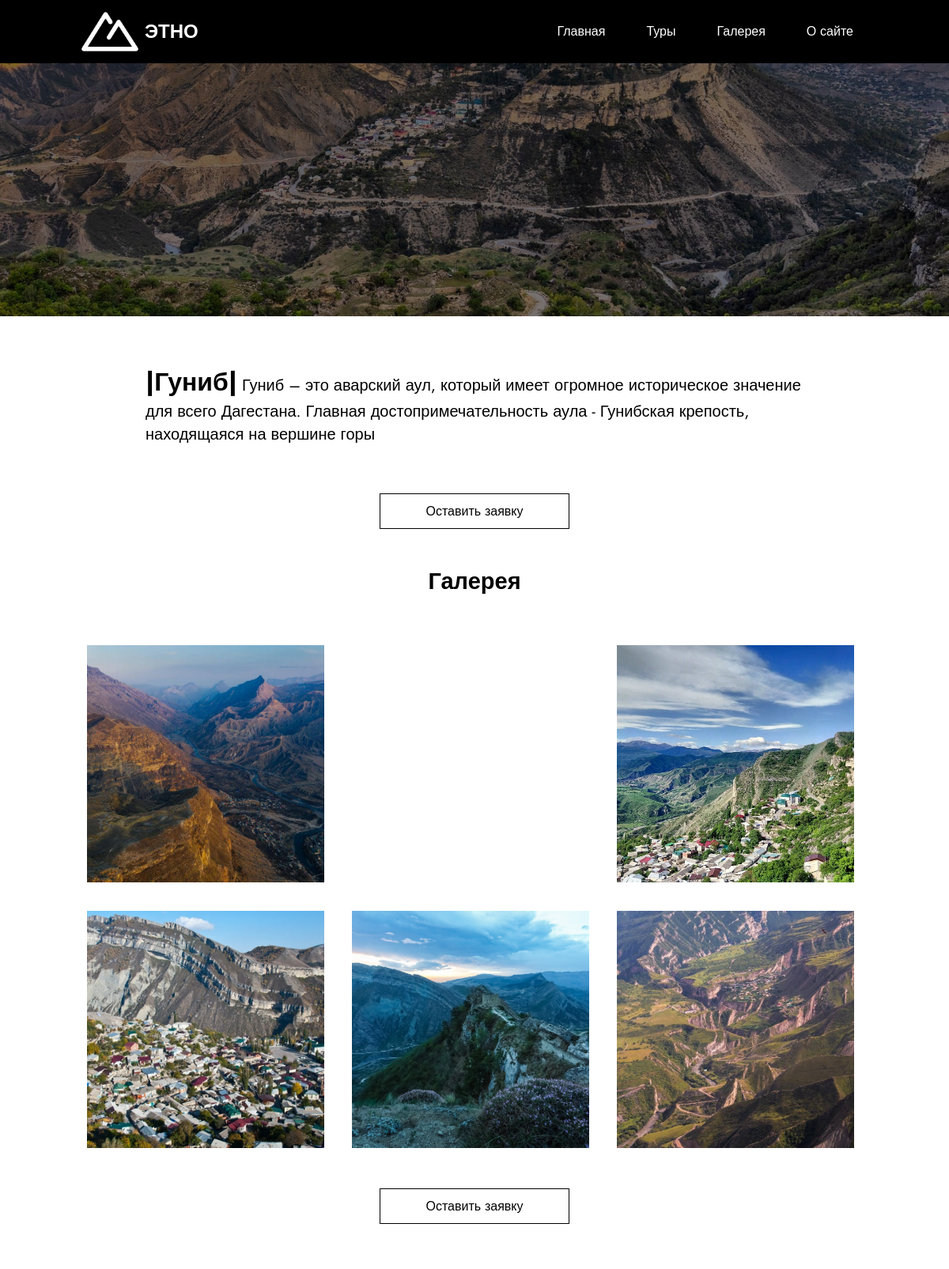
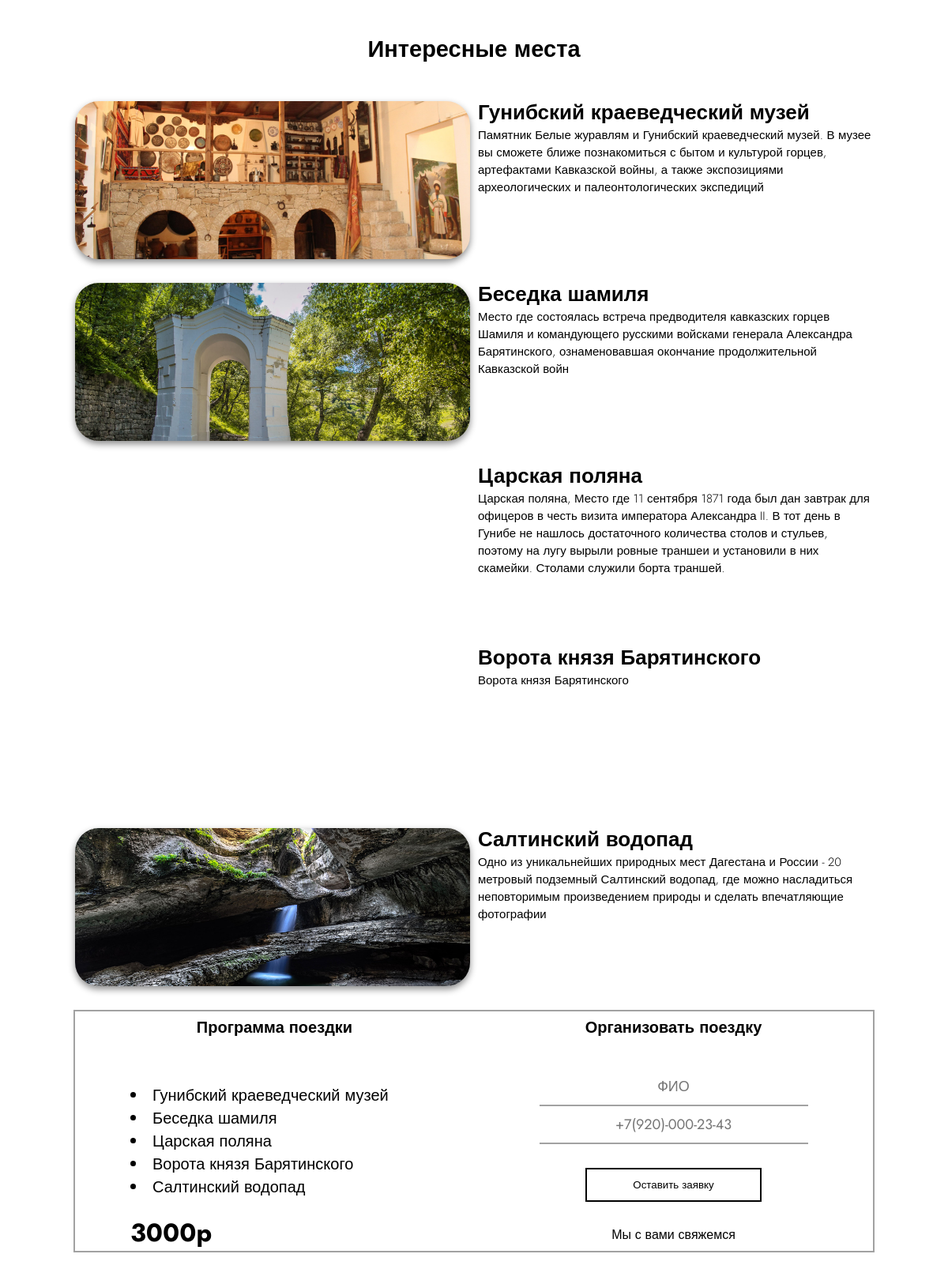
The page /tour/2/ (upper part) on the database its author committed (2 pictures, top to bottom).
### ture/models.py (models this page shows, shortened)
class Tour(Model):
    img = ImageField(upload_to="img/")
    title = CharField(max_length=60)
    description = TextField()
    price = IntegerField()

class Image(Model):
    title = CharField(max_length=60)
    img = ImageField(upload_to="img/")
    tour_id = ForeignKey(Tour, on_delete=CASCADE)

class Attraction(Model):
    title = CharField(max_length=30)
    description = TextField()
    img_1 = ImageField(upload_to='img/')
    img_2 = ImageField(upload_to='img/')
    tour_id = ForeignKey(Tour, on_delete=CASCADE)

### ture/views.py (the view, shortened to what this page needs)
# urls.py: path('tour/<int:id>/',tour , name="tour" ),
def tour(request,id):
    context = dict()
    context['tour'] = Tour.objects.get(pk=id)
    context['tour_imgs'] = Image.objects.filter(tour_id_id = id)[:6]
    context['tour_attractions'] = Attraction.objects.filter(tour_id_id = id)
    context['form'] = GetEmailForm()
    return render(request , 'ture/ture.html' , context=context)

### ture/forms.py
class GetEmailForm(Form):
    fio = CharField(max_length=90, widget=TextInput(attrs={'class':'fio', 'type':'text','placeholder':'ФИО', 'id':'fio'}))
    tel = CharField(max_length=20, widget=TextInput(attrs={'class':'phone', 'type':'tel','placeholder':'+7(920)-000-23-43', 'id':'tel'}))

### ture/templates/ture/ture.html (shortened to what this page needs)
{% extends 'ture/base.html' %}
{% load static %}
{% block content %}
<div class="header" style="height:400px; background:url({{ tour.img.url }}) center; background-size: cover;">
    <div class="header-background"></div>
</div>
<div class="tour"><span class="title">|{{ tour.title }}|</span> {{ tour.description }}
</div>
<a class="replace-button" href="#rep">Оставить заявку</a>
<p class="theme-title">Галерея</p>
<div class="tour-gallery">
    {% for img in tour_imgs %}
    <div class="tour-gallery-img" style="background: url({{ img.img.url }}) center; background-size: cover;"></div>
    {% endfor %}
</div>
<a class="replace-button" href="#travel" id="rep">Оставить заявку</a>
<br>
<p class="theme-title">Интересные места</p>
<div class="interesting-places">
    {% for i in tour_attractions %}
        <div class="ipw">
            <div class="ipw-img" style="background: url({{ i.img_1.url }}) center;background-size: cover;"></div>
            <div class="ipw-info">
                <p class="ipw-title">{{ i.title }}</p>
                <p class="ipw-desc">{{ i.description }}</p>
            </div>
        </div>
    {% endfor %}
</div>
<div class="travel" id="travel">
    <div class="travel-programm">
        <p class="travel-programm-title">Программа поездки</p>
         <ui class="travel-programm-list">
            {% for ta in tour_attractions %}
            <li>{{ ta.title }}</li>
            {% endfor %}
         </ui>
            <p class="travel-programm-price">{{ tour.price }}p</p>
    </div>
    <div class="followe">
        <p class="travel-programm-title">
            Организовать поездку
        </p>
        <form class="get-form" method="post">
            {% for f in form %}
                {{ f }}
            {% endfor %}
            <button class="replace-button" style="background: none; border: 2px solid;" >Оставить заявку</button>
            <p style="text-align: center;">Мы с вами свяжемся</p>
        </form>
    </div>
</div>
<br>
{% endblock %}

### ture/templates/ture/base.html (shortened to what this page needs)
{% load static %}
<!DOCTYPE html>
<html lang="en">
<head>
<link rel="stylesheet" href="{% static '/css/style.css' %}">
    <link rel="stylesheet" href="{% static '/css/1024screen.css' %}">
</head>
<body>
    <div class="nav">
        <div class="nav-content">
            <div class="nav-logo">
                <img  class="nav-logo-img" src="{% static '/img/header-logo.png' %}" alt="">
                <span class="nav-logo-title">ЭТНО</span>
            </div>
            <div class="nav-urls">
                <a href="{% url 'main-page' %}">Главная</a>
                <a href="{% url 'main-page' %}#tours">Туры</a>
                <a href="{% url 'gallery' %}">Галерея</a>
                <a href="{% url 'about' %}">О сайте</a>
            </div>
        </div>
    </div>
        {% block content %}{% endblock %}
</body>
</html>

### ture/static/css/style.css (style rules this page uses)
* { font-family: 'Jost', sans-serif; margin: 0; text-decoration: none; padding: 0; transition: all 0.5s ease 0s; }
img { width: 100px; height: 100%; }
body { background: rgb(255, 255, 255); margin: 0; }
.nav { z-index: 2; position: fixed; width: 100%; height: 80px; background-color: black; }
.nav-content { margin: 0 auto; width: 1010px; height: 80px; display: flex; }
.nav-logo { width: max-content; flex: 1; display: flex; }
.nav-logo-img { display: block; margin: auto 0; width: 88px; height: 60px; }
.nav-logo-title { width: 100px; line-height: 80px; color: #fff; font-weight: 700; font-size: 24px; }
.nav-urls { line-height: 80px; width: max-content; height: 80px; display: flex; }
.nav-urls a { color: #fff; width: max-content; display: inline; text-align: right; margin: auto 26px; }
.header { padding-top: 0px; width: 100%; height: 600px; background: linear-gradient(0deg, rgba(0, 0, 0, 0.49), rgba(0, 0, 0, 0.49)), url(../img/header-img.jpg) top; background-size: cover; }
.header-background { width: 100%; height: 100%; background: rgba(0, 0, 0, 0.500); }
.theme-title { text-align: center; margin: 50px auto; font-weight: 700; font-size: 29px; line-height: 32px; }
.tour { margin:60px auto; width: 832px; height: max-content; font-size: 20px; }
.title { font-weight: 700; font-size: 32px; }
.replace-button { margin:30px auto; display: block; width: max-content; padding: 10px 58px; border: 1.7px solid; color: #000000; }
.tour-gallery { width: 1010px; height: max-content; margin: auto; }
.tour-gallery-img { width: 300px; height: 300px; display: inline-block; margin: 15px; }
.travel { display: flex; width: 1010px; margin: auto; height: max-content; border: 2px solid #A2A2A2; }
.travel-programm { width: 505px; }
.travel-programm-title { margin-top: 10px; font-weight: 600; font-size: 20px; line-height: 22px; text-align: center; color: #000000; }
.travel-programm-list { display: block; margin-top: 60px; margin-left: 70px; font-weight: 300; font-size: 20px; }
.travel-programm-price { margin-top: 20px; margin-left: 70px; font-weight: 700; font-size: 32px; }
.followe { width: 505px; }
.get-form { width: max-content; display:block; margin:40px auto 0 auto; }
.fio , .phone , .quetion { font-size: 18px; padding: 10px 20px; background: none; border: none; border-bottom: 2px solid #A2A2A2; text-align: center; color:#686868 ; outline: none; }
.fio { width: 300px; }
.phone { width: 300px; display: block; margin:0 auto; padding: 0 auto; text-align: center; }
.interesting-places { width: 1010px; margin: 25px auto; }
.ipw { display: flex; margin-bottom: 30px; }
.ipw-img { width: 500px; height: 200px; border-radius: 30px; filter: drop-shadow(0px 4px 4px rgba(0, 0, 0, 0.45)); }
.ipw-info { width: 505px; }
.ipw-title { width: 500px; height: 29px; font-weight: 700; font-size: 26px; line-height: 29px; color: #000000; margin-left: 10px; }
.ipw-desc { margin-left: 10px; margin-top: 3px; width: 500px; height: max-content; left: 965px; top: 2404px; font-style: normal; font-weight: 300; font-size: 15px; line-height: 22px; color: #000000; }

### rows shown on the page
Tour: img (picture), title "Гуниб", description "Гуниб – это аварский аул, который имеет огромное историческое значение для всего Дагестана. Главная достопримечательность аула - Гунибская крепость, находящаяся на вершине горы", price "3000"
Image: img (picture)
Image: img (picture)
Image: img (picture)
Image: img (picture)
Image: img (picture)
Attraction: img_1 (picture), title "Гунибский краеведческий музей", description "Памятник Белые журавлям и Гунибский краеведческий музей. В музее вы сможете ближе познакомиться с бытом и культурой горцев, артефактами Кавказской войны, а также экспозициями археологических и палеонтологических экспедиций"
Attraction: img_1 (picture), title "Беседка шамиля", description "Место где состоялась встреча предводителя кавказских горцев Шамиля и командующего русскими войсками генерала Александра Барятинского, ознаменовавшая окончание продолжительной Кавказской войн"
Attraction: title "Царская поляна", description "Царская поляна, Место где 11 сентября 1871 года был дан завтрак для офицеров в честь визита императора Александра II. В тот день в Гунибе не нашлось достаточного количества столов и стульев, поэтому на лугу вырыли ровные траншеи и установили в них скамейки. Столами служили борта траншей."
Attraction: title "Ворота князя Барятинского", description "Ворота князя Барятинского"
Attraction: img_1 (picture), title "Салтинский водопад", description "Одно из уникальнейших природных мест Дагестана и России - 20 метровый подземный Салтинский водопад, где можно насладиться неповторимым произведением природы и сделать впечатляющие фотографии"
